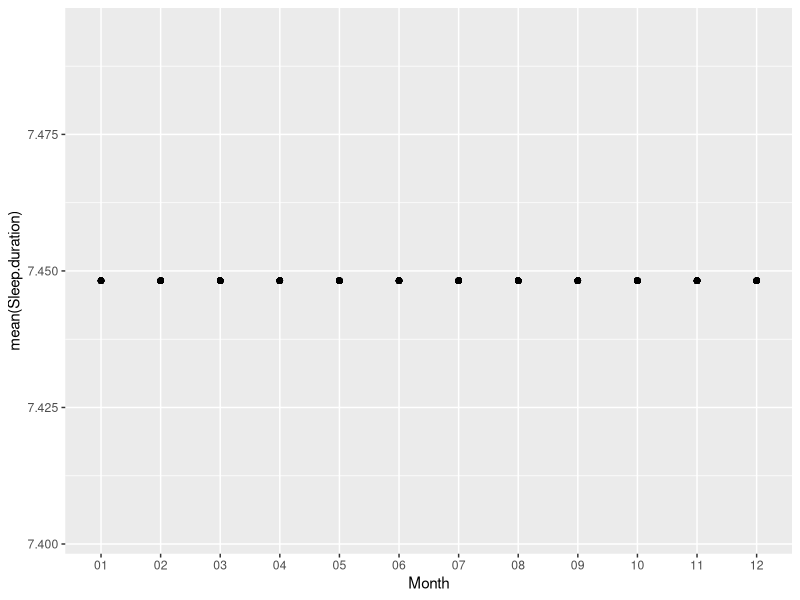

Source code (R):
## ---- chunk 1
library(tidyverse)
data = read.csv('sleep.csv')
view(data)

## ---- chunk 2
data_better <- data |> 
  mutate(Smoking.status = as.factor(Smoking.status))
## ---- chunk 3
data_better |> 
  mutate(Gender = as.factor(Gender))
## ---- chunk 4
data_better |>
  mutate(
    Bedtime = as.POSIXct(Bedtime, format = "%d/%m/%Y %H:%M"),
    Wakeup.time = as.POSIXct(Wakeup.time, format = "%d/%m/%Y %H:%M"),
    Month = format(Bedtime, "%m")
  )
view(data_better)
## ---- chunk 5
data_better |> 
  mutate(
    Bedtime = as.POSIXct(Bedtime, format = "%d/%m/%Y %H:%M"),
    Wakeup.time = as.POSIXct(Wakeup.time, format = "%d/%m/%Y %H:%M"),
    Month = format(Bedtime, "%m")) |>
  ggplot(aes(x = Month, y = mean(Sleep.duration))) + 
  geom_point()
